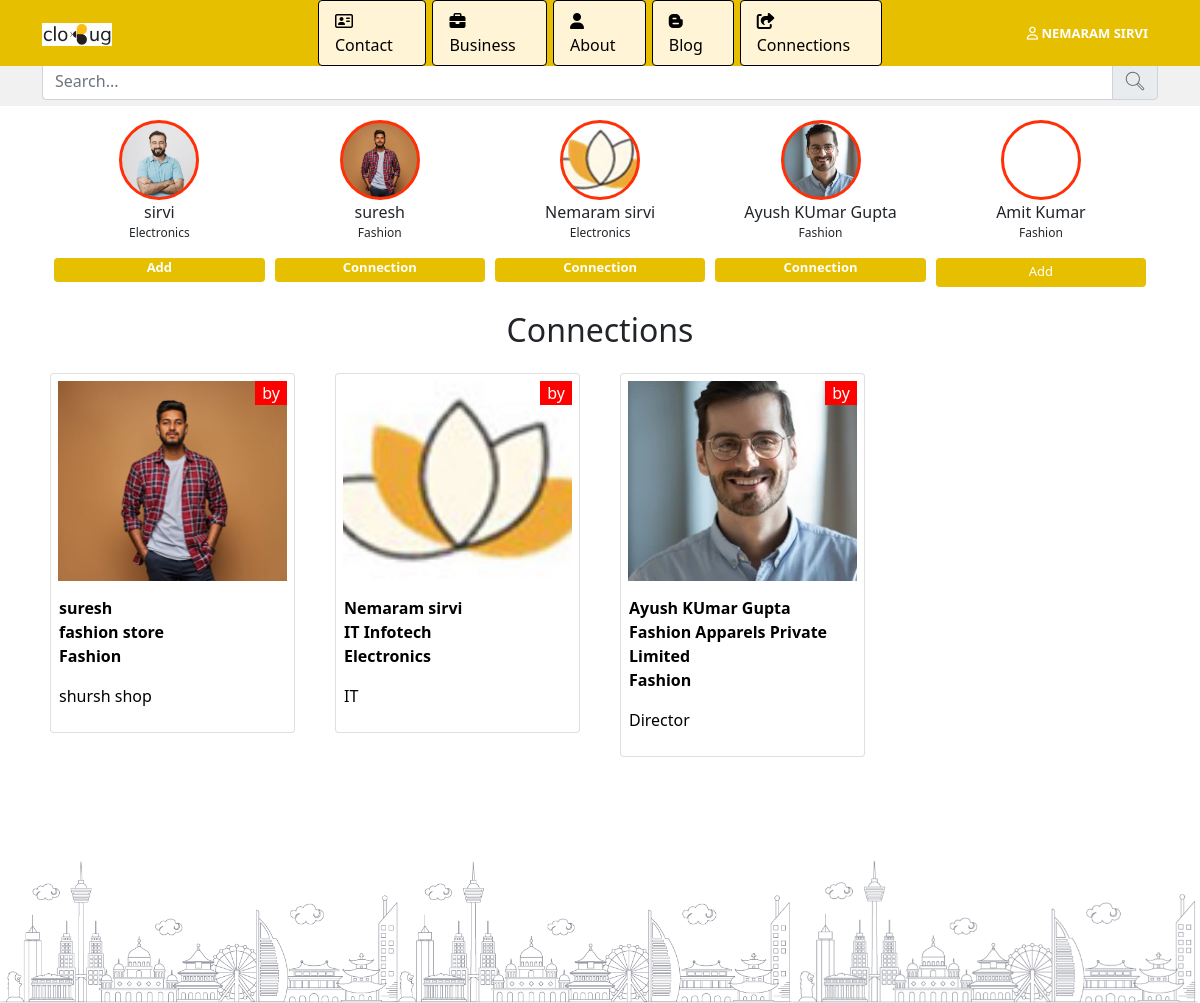
Page /connections.php (signed in) on the committed database.
### tables this page shows
CREATE TABLE `useradmin` (
  `id` int(11) NOT NULL,
  `profile_id` varchar(100) NOT NULL,
  `image` varchar(200) NOT NULL,
  `username` varchar(50) NOT NULL,
  `password` varchar(255) NOT NULL,
  `email` varchar(100) NOT NULL,
  `last_name` varchar(200) NOT NULL,
  `designation` varchar(200) NOT NULL,
  `company` varchar(200) NOT NULL,
  `business_category` varchar(200) NOT NULL,
  `logo` varchar(200) NOT NULL,
  `thumbnail_image` varchar(200) NOT NULL,
  `thames_color` varchar(100) NOT NULL,
  `text_color` varchar(100) NOT NULL,
  `footer_color` varchar(100) NOT NULL,
  `connections_id` varchar(100) NOT NULL,
  `admin_status` varchar(100) NOT NULL
);

CREATE TABLE `connections` (
  `id` int(50) NOT NULL,
  `adminuser_id` int(50) NOT NULL,
  `connections_id` varchar(100) NOT NULL,
  `connections_profile` varchar(100) NOT NULL,
  `connections_status` varchar(100) NOT NULL
);

### connections.php (the view, shortened to what this page needs)
<?php
include("config.php");
$admin_user=$_SESSION['login_user'];
$row_adm=mysqli_fetch_assoc(mysqli_query($db, "select * from useradmin where profile_id='$admin_user'"));
?>
<!DOCTYPE html>
<html lang="en">
<head>
  <link href="https://cdn.jsdelivr.net/npm/bootstrap@5.0.2/dist/css/bootstrap.min.css" rel="stylesheet">
  <link rel="stylesheet" href="https://cdnjs.cloudflare.com/ajax/libs/font-awesome/6.2.0/css/all.min.css" />
  <link rel="stylesheet" href="https://cdnjs.cloudflare.com/ajax/libs/OwlCarousel2/2.3.4/assets/owl.carousel.min.css" />
</head>
<body class="">
<section id="profile-head"  class="position-fixed w-100" style="z-index: 100;
<?php
if(isset($row_adm['thames_color']))
{
?>
background-color:<?php echo $row_adm['thames_color']?>!important;
<?php
}
else
{
?>
background-color:#232323!important;
<?php } ?>
">
<div class="container">
<div class="row">
<div class="col-8 col-md-3 col-lg-3 m-auto">
  <div class="d-flex pt-2 pb-2">
    <?php
    if(isset($_SESSION['login_user']))
    { ?>
      <div class="img-pro me-4" style="width: 27%;"><img src="admin/images/logo/<?php echo $row_adm['image'] ?>" alt="" width="100%"></div>
    <?php
    }
    ?>
</div>
</div>
<div class="col-md-6 col-lg-6 p-0 m-auto d-none d-md-block d-lg-block">
<ul class="d-flex m-auto list-unstyled" id="head-menu">
  <li class="nav-item">
    <a class="nav-link active" href="index.php"><i class="fa-regular fa-address-card m-auto"></i> Contact</a>
  </li>
  <li class="nav-item">
    <a class="nav-link" href="business.php"><i class="fa-solid fa-briefcase m-auto"></i> Business</a>
  </li>
  <li class="nav-item">
    <a class="nav-link" href="about.php"><i class="fa-solid fa-user m-auto"></i> About</a>
  </li>
  <li class="nav-item">
    <a class="nav-link" href="blog.php"><i class="fa-brands fa-blogger-b m-auto"></i> Blog</a>
  </li>
  <li class="nav-item">
    <a class="nav-link" href="connections.php"><i class="fa-solid fa-share-from-square m-auto"></i> Connections</a>
  </li>
</ul>
</div>
<div class="col-4 col-md-3 col-lg-3 m-auto">
<div class="d-flex pt-2 pb-2" style="float: right;">
    <?php
    if(isset($_SESSION['login_user']))
    { ?>
      <div class="dropdown hover">
      <a href="#" style="background-color: #0000;" class="text-white float-end"><i class="fa-regular fa-user"></i> <?php echo $row_adm['username'] ?></a>
    </div>
   <?php }
    else{
    ?>
    <div class="me-2"><span class="text-white"><i class="fa-regular fa-user"></i></span></div>
    <a href="login.php"><div class=""><span class="text-white">Sign In</span></div></a>
    <?php
    }
    ?>
</div>
</div>
</div>
</div>
</section>
<section class="">
<div style="padding-top: 56px;position: fixed;width: 100%;z-index: 50;">
  <div style="background-color: #f1f1f1;padding: 6px;">
    <div class="container">
    <div class="input-group">
    <input type="text" class="form-control" placeholder="Search...">
    <span class="input-group-text"></span>
    </div>
    </div>
  </div>
  </div>
</section>
<main class="container">
<section class="pt-5">
      <div class="container pt-5 text-center">
        <div class="row pt-4">
            <div class="col-sm-12">
              <div id="profile" class="owl-carousel">
                <?php
                $sql_profile =  "SELECT * from useradmin";
                $res_profile = mysqli_query($db, $sql_profile);
                while ($row_profile= mysqli_fetch_assoc($res_profile)) {
                ?>
                <div class="item">
                  <div class="shadow-effect">
                  <center><div style="border-radius: 50%!important;width: 80px!important;height: 80px!important;"><div style="background-image: url(admin/images/admin-img/<?php echo $row_profile['image'] ?>);background-position: center;background-repeat: repeat;background-size: cover;height: 80px;width: 80px;border-radius: 50%;border: 3px solid #ff3007;"></div></div></center>
                    <p class="mb-0"><?php echo $row_profile['username'] ?><br>
                    <p style="font-size: 12px;"><?php echo $row_profile['business_category'] ?></p></p>
                    <div class="testimonial-name mt-2" style="color: white;font-weight: 600;<?php if(isset($row_adm['thames_color'])){ ?>background-color:<?php echo $row_adm['thames_color'] ?>!important; <?php } else { ?>background-color: #FE9603!important; <?php } ?>border-radius: 4px;padding-bottom: 4px;">
                    <?php
                    $proconn_id=$row_profile['id'];
                    $sql_proconn =  "SELECT  * from connections where adminuser_id='$proconn_id'";
                    $res_proconn = mysqli_query($db, $sql_proconn);
                    if (mysqli_num_rows($res_proconn) > 0) {
                    while ($row_proconn= mysqli_fetch_assoc($res_proconn)) {
                      if ($row_proconn['connections_status'] == '1') {
                      ?>
                      <a href="?id=<?php echo $row_proconn['id'] ?>&type=conn" style="color: white;text-decoration: none;"><p class="m-0" style="font-size: 13px;"> Connection</p></a>
                      <?php
                      } else {
                      ?>
                      <a href="?id=<?php echo $row_proconn['id'] ?>&type=add" style="color: white;text-decoration: none;"><p class="m-0" style="font-size: 13px;">Add</p></a>
                      <?php
                      }
                    }
                  }
                  else
                  {
                   ?>
                    <form action="" method="post" enctype="multipart/form-data" class="form-horizontal m-0">
                    <button type="submit" class="w-100" style="font-size: 13px;background-color: #fe960300;border: none;color: white;"  name="connections">Add</button>
                    </form>
                  <?php
                  }
                      ?>
                    </div>
                  </div>
                </div>
                <?php
                }
                ?>
               </div>
            </div>
          </div>
      </section>
<section class="mb-5">
    <div class="pt-4 pb-5">
        <div><h2 class="text-center pb-2">Connections</h2></div>
        <div class="row justify-content-center">
        <div class="col-md-12">
          <div class="row">
            <?php
    $sql_conne =  "SELECT  * from useradmin INNER JOIN connections on useradmin.id=connections.adminuser_id where  connections_status='1'";
    $res_conne = mysqli_query($db, $sql_conne);
    while ($row_conne = mysqli_fetch_assoc($res_conne))
    {
    ?>
    <div class="col-md-3">
                <div class="card m-2">
                    <a href="profile.html" class="text-decoration-none" style="color:black;">
                        <div class="row connections-page m-0">
                            <div class="col-12 col-md-12 col-lg-12 p-0 img-back">
                                <div style="background-image: url(admin/images/admin-img/<?php echo $row_conne['image']?>); background-repeat: no-repeat; background-position: center; height: 200px; background-size: cover;margin: 7px;"></div>
                            </div>
                            <div class="col-12 col-md-12 col-lg-12 p-2 m-auto">
                                <div style="position: absolute;float: right;right: 7px;top: 7px;background-color: red;padding-right: 7px;padding-left: 7px;color: white;"><span>by</span></div>
                                <div>
                                    <p>
                                        <b><?php echo $row_conne['username'] ?></b><br />
                                        <b><?php echo $row_conne['company'] ?></b><br />
                                        <b><?php echo $row_conne['business_category'] ?></b>
                                    </p>
                                    <p><?php echo $row_conne['designation'] ?></p>
                                </div>
                            </div>
                        </div>
                    </a>
                </div>
                </div>
    <?php
    }
    ?>
    </div>
          </div>
    </div>
</section>
</main>
<footer>
<div class="d-none d-sm-none d-md-block d-lg-block">
    <div><img src="images/footer/footer.png" alt="" width="100%" style="opacity: 0.5;"></div>
</div>
</footer>

### connections.php (style rules this page uses)
a { text-decoration: none; }
#head-menu li { margin: auto; }
#head-menu .nav-link { color: #000; border: 1px solid black; background-color: #fff4d5; margin: 0px 3px 0px 3px; border-radius: 4px; }
.dropdown { width: 180px; display: inline-block; margin-right: 10px; position: relative; }
.dropdown a { display: block; padding: 0 0 0 10px; text-decoration: none; line-height: 40px; font-size: 13px; text-transform: uppercase; font-weight: bold; color: #000; background-color: #FFF; color: #000; background-color: #ffba20; }
.img-back { background-size: cover; background-position: center; }
.position-fixed { position: fixed!important; }

### rows in the picture
useradmin: image (picture), username "NEMARAM SIRVI", username "Nemaram sirvi", business_category "Electronics", company "IT Infotech", designation "IT"
useradmin: image (picture), username "Ayush KUmar Gupta", business_category "Fashion", company "Fashion Apparels Private Limited", designation "Director"
useradmin: username "Amit Kumar", business_category "Fashion"
useradmin: image (picture), username "sirvi", business_category "Electronics"
useradmin: image (picture), username "suresh", business_category "Fashion", company "fashion store", designation "shursh shop"
